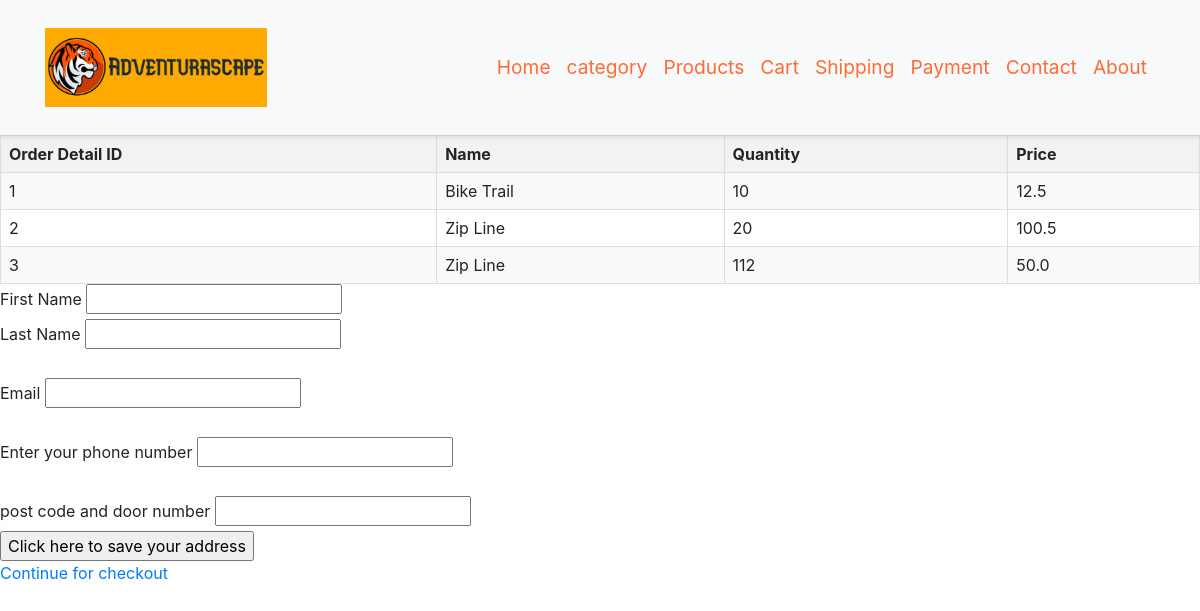
Screenshot of /shipping with the database file from the repository.
### application/models.py (models this page shows)
class Order_detail(db.Model):
    order_detail_id = db.Column(db.Integer, primary_key=True)
    order_id = db.Column(db.Integer, db.ForeignKey('order.order_id'), nullable=False)
    product_id = db.Column(db.Integer, db.ForeignKey('product.product_id'), nullable=False)
    quantity = db.Column(db.Integer)
    price = db.Column(db.Float)

class Product(db.Model):
    product_id = db.Column(db.Integer, primary_key=True)
    name = db.Column(db.String(30), nullable=False)
    description = db.Column(db.String(30), nullable=False)
    price = db.Column(db.Float)
    stock_level = db.Column(db.Integer)
    order_details = db.relationship('Order_detail', backref='product')

### application/routes.py (the view, shortened to what this page needs)
@app.route('/shipping', methods=['GET', 'POST'])
def shipping():
    message = ""
    form = ShipForm()
    all_product = Product.query.all()
    all_orders = Order_detail.query.all()
    total_amount = sum([order.quantity * order.price for order in all_orders])
    return render_template('shipping.html', form=form, message=message, all_orders=all_orders, total_amount=total_amount, all_product=all_product)

### application/routes.py
class ShipForm(FlaskForm):
    first_name = StringField('First Name', validators=[
        DataRequired(),
        Length(min=4, max=30)])
    last_name = StringField('Last Name', validators=[
        DataRequired(),
        Length(min=2, max=30)])
    email = StringField('Email', validators=[
        DataRequired(),
        Length(min=2, max=60)])
    phone_num = StringField('Enter your phone number', validators=[
        DataRequired(),
        Length(min=5, max=16)])
    address = StringField('post code and door number', validators=[
        DataRequired(),
        Length(min=2, max=15)])
    submit = SubmitField('Click here to save your address')

### application/templates/shipping.html (shortened to what this page needs)
<html>
    <head>
        <link rel="stylesheet" href="https://maxcdn.bootstrapcdn.com/bootstrap/4.0.0/css/bootstrap.min.css">
        <link rel="stylesheet" href="\static\style.css">
        <link rel="stylesheet" href="https://maxcdn.bootstrapcdn.com/bootstrap/4.0.0/css/bootstrap.min.css">
    </head>
    <body>
     <nav class="navbar navbar-expand-md navbar-light bg-light sticky-top">
        <div class="container">
            <a class="navbar-logo" href=""><img src="\static\logo.png"></a>
            <div class="collapse navbar-collapse" id="navbarNav">
                <ul class="navbar-nav ml-auto">
                    <li class="nav-item">
                        <a class="nav-link" href="{{ url_for('home') }}">Home</a>
                    </li>
                <li class="nav-item">
                    <a class="nav-link" href="{{ url_for('category') }}">category</a>
                </li>
                    <li class="nav-item">
                        <a class="nav-link" href="{{ url_for('products') }}">Products</a>
                    </li>
                    <li class="nav-item">
                        <a class="nav-link" href="{{ url_for('cart') }}">Cart</a>
                    </li>
                    <li class="nav-item">
                        <a class="nav-link" href="{{ url_for('shipping') }}">Shipping</a>
                    </li>
                    <li class="nav-item">
                        <a class="nav-link" href="{{ url_for('payment') }}">Payment</a>
                    </li>
                    <li class="nav-item">
                        <a class="nav-link" href="{{ url_for('contact') }}">Contact</a>
                    </li>
                    <li class="nav-item">
                        <a class="nav-link" href="{{ url_for('about') }}">About</a>
                    </li>
                </ul>
            </div>
        </div>
    </nav>
        <div>
            <table style="width: 100%; border-collapse: collapse;">
                <tr style="background-color: #f2f2f2;">
                    <th style="border: 1px solid #ddd; padding: 8px;">Order Detail ID</th>
                    <th style="border: 1px solid #ddd; padding: 8px;">Name</th>
                    <th style="border: 1px solid #ddd; padding: 8px;">Quantity</th>
                    <th style="border: 1px solid #ddd; padding: 8px;">Price</th>
                </tr>
                {% for order in all_orders %}
                <tr style="{{ 'background-color: #f9f9f9;' if loop.index0 % 2 == 0 else '' }}">
                    <td style="border: 1px solid #ddd; padding: 8px;">{{ order.order_detail_id }}</td>
                    <td style="border: 1px solid #ddd; padding: 8px;">
                        {% for product in all_product %}
                            {% if product.product_id == order.product_id %}
                                {{product.name}}
                            {% endif %}
                        {% endfor %}
                    </td>
                    <td style="border: 1px solid #ddd; padding: 8px;">{{ order.quantity }}</td>
                    <td style="border: 1px solid #ddd; padding: 8px;">{{ order.price }}</td>
                </tr>
                {% endfor %}
            </table>
        </div>
        <div class='form'>
            <form method='POST' action=''>
                {{ form.first_name.label }} {{ form.first_name }}
                <br>
                {{ form.last_name.label }} {{ form.last_name }}
                <br>
                <br>
                {{ form.email.label }} {{ form.email }}
                <br>
                <br>
                {{ form.phone_num.label }} {{ form.phone_num }}
                <br>
                <br>
                {{ form.address.label }} {{ form.address }}
                <br>
                {{ form.submit }}
                <br>
                <a href="{{ url_for('payment') }}">Continue for checkout</a>
            </form>
        </div>
    </body>
</html>

### application/static/style.css (style rules this page uses)
body, h1, h2, h3, ul, li { margin: 0; padding: 0; }
body { font-family: Arial, sans-serif; margin: 0; padding: 0; background-color: #f4f4f4; color: #000000; line-height: 1.6; }
.navbar { background-color: #EEF4ED; background-size: cover; background-position: center; padding: 10px 0; box-shadow: 0px 2px 5px rgba(0, 0, 0, 0.1); position: relative; }
.navbar::before { content: ""; position: absolute; top: 0; left: 0; width: 100%; height: 100%; z-index: -1; }
.navbar-logo img { display: inline-block; height: 50%; width: 50%; }
.navbar-nav .nav-link { font-size: 1.2em !important; color: #FF6B35 !important; }
.container { max-width: 800px; margin: 0 auto; padding: 20px; }

### rows the page displays
Order_detail: order_detail_id "1", quantity "10", price "12.5"
Product: name "Bike Trail"
Order_detail: order_detail_id "2", quantity "20", price "100.5"
Product: name "Zip Line"
Order_detail: order_detail_id "3", quantity "112", price "50.0"
